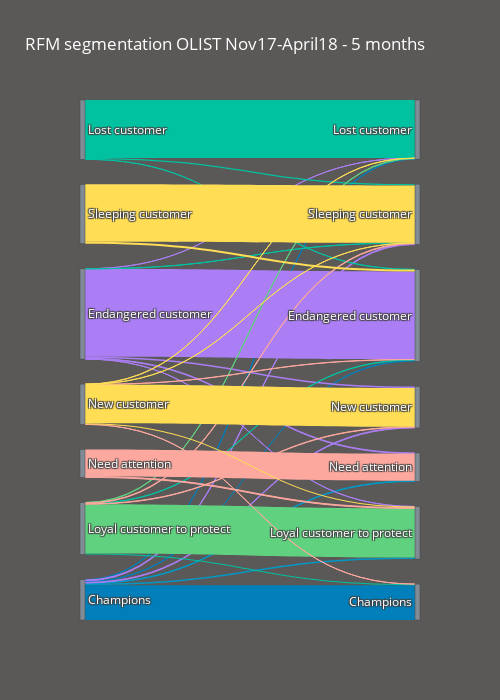

The code cell stored with this chart in its notebook:
### Code cell
# plot Historical comparison over 5 months
fig_1 = go.Figure(data_5m)
fig_1.update_layout(hovermode='x',
                    title="RFM segmentation OLIST Nov17-April18 - 5 months",
                    font=dict(size=12, color='white'),
                    paper_bgcolor='#5B5958',
                    width=500, height=700)

fig_1.show()

### Figure 1 — Plotly figure (JSON) as saved in the notebook; plotly's stock layout.template omitted (floating-point values rounded to 4 significant figures)
{"data": [{"arrangement": "freeform", "link": {"color": ["#007fba", "#007fba", "#007fba", "#0098c4", "#0098c4", "#ab7ef5", "#ab7ef5", "#ab7ef5", "#ab7ef5", "#ab7ef5", "#ab7ef5", "#ab7ef5", "#00c2a1", "#00c2a1", "#00c2a1", "#00c2a1", "#00c2a1", "#00c2a1", "#60d17f", "#60d17f", "#fca89f", "#fca89f", "#fca89f", "#fca89f", "#fca89f", "#fca89f", "#ffdd54", "#ffdd54", "#ffdd54", "#ffdd54", "#ffdd54", "#ffdd54", "#ffdd54"], "source": ["6", "6", "6", "6", "6", "6", "6", "2", "2", "2", "2", "2", "2", "0", "0", "0", "5", "5", "5", "5", "5", "5", "4", "4", "3", "3", "3", "3", "3", "3", "1", "1"], "target": ["13", "9", "7", "12", "11", "10", "8", "9", "7", "12", "11", "10", "8", "9", "7", "8", "13", "9", "7", "12", "10", "8", "12", "11", "13", "9", "7", "12", "10", "8", "9", "8"], "value": [4289, 186, 55, 187, 79, 89, 101, 10846, 4, 3, 83, 198, 2, 1, 7148, 168, 139, 43, 59, 6064, 52, 77, 100, 3354, 1, 24, 27, 137, 4769, 13, 254, 7074]}, "node": {"color": ["#808B96", "#808B96", "#808B96", "#808B96", "#808B96", "#808B96", "#808B96", "#808B96", "#808B96", "#808B96", "#808B96", "#808B96", "#808B96", "#808B96"], "label": ["Lost customer", "Sleeping customer", "Endangered customer", "New customer", "Need attention", "Loyal customer to protect", "Champions", "Lost customer", "Sleeping customer", "Endangered customer", "New customer", "Need attention", "Loyal customer to protect", "Champions"], "pad": 25, "thickness": 5}, "type": "sankey"}], "layout": {"font": {"color": "white", "size": 12}, "height": 700, "hovermode": "x", "paper_bgcolor": "#5B5958", "title": {"text": "RFM segmentation OLIST Nov17-April18 - 5 months"}, "width": 500}}
